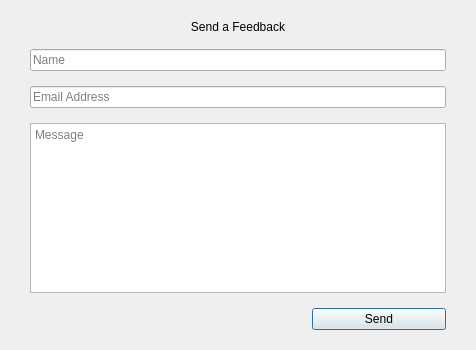
<?xml version="1.0" encoding="UTF-8"?>
<ui version="4.0">
 <class>Feedback</class>
 <widget class="QDialog" name="Feedback">
  <property name="geometry">
   <rect>
    <x>0</x>
    <y>0</y>
    <width>476</width>
    <height>350</height>
   </rect>
  </property>
  <property name="windowTitle">
   <string>Feedback</string>
  </property>
  <property name="modal">
   <bool>true</bool>
  </property>
  <layout class="QGridLayout" name="gridLayout">
   <property name="leftMargin">
    <number>30</number>
   </property>
   <property name="topMargin">
    <number>20</number>
   </property>
   <property name="rightMargin">
    <number>30</number>
   </property>
   <property name="bottomMargin">
    <number>20</number>
   </property>
   <property name="spacing">
    <number>15</number>
   </property>
   <item row="1" column="0" colspan="3">
    <widget class="QLineEdit" name="nameTxt">
     <property name="placeholderText">
      <string>Name</string>
     </property>
    </widget>
   </item>
   <item row="2" column="0" colspan="3">
    <widget class="QLineEdit" name="emailTxt">
     <property name="placeholderText">
      <string>Email Address</string>
     </property>
    </widget>
   </item>
   <item row="4" column="0" colspan="2">
    <widget class="QLabel" name="lblErrorMsg">
     <property name="text">
      <string/>
     </property>
    </widget>
   </item>
   <item row="4" column="2">
    <widget class="QPushButton" name="sendBtn">
     <property name="cursor">
      <cursorShape>PointingHandCursor</cursorShape>
     </property>
     <property name="focusPolicy">
      <enum>Qt::NoFocus</enum>
     </property>
     <property name="text">
      <string>Send</string>
     </property>
     <property name="default">
      <bool>true</bool>
     </property>
    </widget>
   </item>
   <item row="5" column="0" colspan="3">
    <spacer name="verticalSpacer">
     <property name="orientation">
      <enum>Qt::Vertical</enum>
     </property>
     <property name="sizeType">
      <enum>QSizePolicy::Maximum</enum>
     </property>
     <property name="sizeHint" stdset="0">
      <size>
       <width>359</width>
       <height>2</height>
      </size>
     </property>
    </spacer>
   </item>
   <item row="3" column="0" colspan="3">
    <widget class="QPlainTextEdit" name="messageTxt">
     <property name="placeholderText">
      <string>Message</string>
     </property>
    </widget>
   </item>
   <item row="0" column="0" colspan="3">
    <widget class="QLabel" name="title">
     <property name="text">
      <string>Send a Feedback</string>
     </property>
     <property name="alignment">
      <set>Qt::AlignCenter</set>
     </property>
    </widget>
   </item>
  </layout>
 </widget>
 <tabstops>
  <tabstop>nameTxt</tabstop>
  <tabstop>emailTxt</tabstop>
  <tabstop>messageTxt</tabstop>
 </tabstops>
 <resources/>
 <connections/>
</ui>
